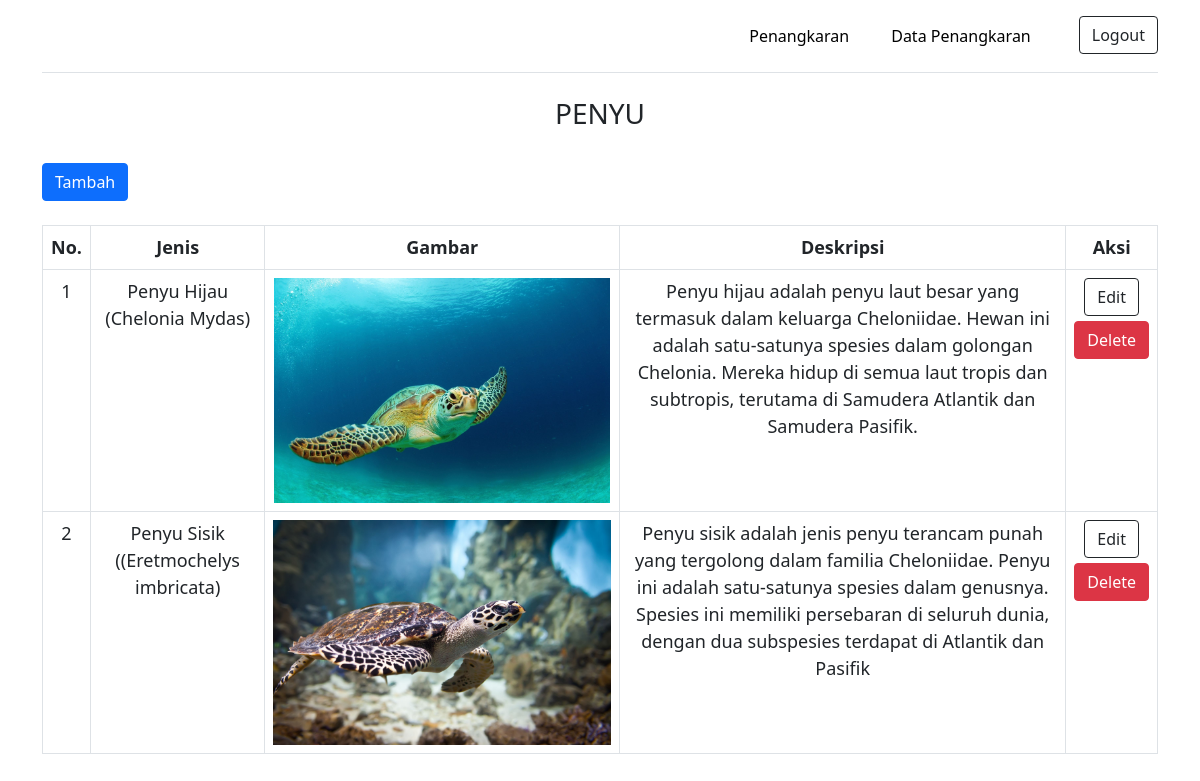
/data_penyu/ (signed in), run on the app's committed database.
### penangkaran_app/models.py (models this page shows, shortened)
class Data(models.Model):
     jenis  = models.CharField(max_length=75)
     deskripsi  = models.CharField(max_length=750)
     gambar    = models.ImageField(null=True, blank=True, upload_to="image/")

### penangkaran_app/views.py (the view)
# urls.py: path("data_penyu/", data_penyu),
@login_required(login_url='login')
def data_penyu(request):
      penyu = Data.objects.all()
      data = {
          "judul" : "penangkaran",
          'penyu' : penyu,
      }
      return render(request, "data_penyu.html", data)

### penangkaran_app/templates/data_penyu.html (shortened to what this page needs)
{% extends 'base.html' %}
{% load static %}
{% block content %}
<center>
    <h3 style="font-family: System-ui;">PENYU</h3><br>
</center>
<div class="container">
    <a href="/tambah_data/" class="btn btn-primary" role="button" style="font-family: System-ui;">Tambah</a><br><br>
    <div class="table-responsive">
        <table class="table table-bordered nomor" style="font-family: System-ui; font-size: 18px; min-width: 500px;">
            <thead>
                <tr style="text-align: center;">
                  <th>No.</th>
                  <th class="col-2">Jenis</th>
                  <th>Gambar</th>
                  <th class="col-6">Deskripsi</th>
                  <th>Aksi</th>
                </tr>
            </thead>
              <tbody style="text-align: center;">
                <tr>
                    {% for Data in penyu %}
                  <td></td>
                  <td>{{ Data.jenis }}</td>
                  <td style="text-align: center;">{% if Data.gambar %}
                    <img style="height: 225px;" src="{{ Data.gambar.url }}" alt="">
                        {% endif %}</td>
                  <td>{{ Data.deskripsi }}</td>
                  <td>
                    <a class="btn btn-outline-dark" href="{% url 'edit_1' Data.pk %}">Edit</a>
                    <a class="btn btn-danger" style="margin-top: 5px;" href="#" role="button" onclick="hapusbuku('{{ Data.pk }}', '{{ Data.jenis }}')">Delete</a>
                </td>
                </tr>
                {% endfor %}
            </tbody>
        </table>
    </div>
</div>
{% endblock %}

### templates/base.html (shortened to what this page needs)
<!doctype html>
<html lang="en">
  <head>
    <link href="https://cdn.jsdelivr.net/npm/bootstrap@5.0.2/dist/css/bootstrap.min.css" rel="stylesheet">
    <link rel="stylesheet" href="https://unpkg.com/leaflet@1.9.3/dist/leaflet.css"/>
  </head>
  <body>
    {% include 'header.html' %}
    {% block content %}
    {% endblock %}
  </body>
</html>

### templates/header.html (shortened to what this page needs)
{% load static %}
<div class="container">
    <header class="d-flex flex-wrap justify-content-center py-3 mb-4 border-bottom">
      <ul class="nav nav-pills">
        <li class="nav-item"><a href="/penangkaran/" class="nav-link" style="color: black; margin-right: 10px;">Penangkaran</a></li>
        <li class="nav-item"><a href="/data_penyu/" class="nav-link" style="color: black;">Data Penangkaran</a></li>
        <li class="nav-item"><a href="" class="nav-link" style="color: black;"></a></li>
        <li class="nav-item"><a href="{% url 'logout' %}" class="btn btn-outline-dark" style="color: dark;">Logout</a></li>
      </ul>
    </header>
  </div>

### templates/base.html (style rules this page uses)
html, body { height: 75%; margin: 0; }
.nomor { counter-reset: serial-number; }
.nomor td:first-child:before { counter-increment: serial-number; content: counter(serial-number); }

### data on the page
Data: jenis "Penyu Hijau (Chelonia Mydas)", gambar (picture), deskripsi "Penyu hijau adalah penyu laut besar yang termasuk dalam keluarga Cheloniidae. Hewan ini adalah satu-satunya spesies dalam golongan Chelonia. Mereka hidup di semua laut tropis dan subtropis, terutama di Samudera Atlantik dan Samudera Pasifik."
Data: jenis "Penyu Sisik ((Eretmochelys imbricata)", gambar (picture), deskripsi "Penyu sisik adalah jenis penyu terancam punah yang tergolong dalam familia Cheloniidae. Penyu ini adalah satu-satunya spesies dalam genusnya. Spesies ini memiliki persebaran di seluruh dunia, dengan dua subspesies terdapat di Atlantik dan Pasifik"
